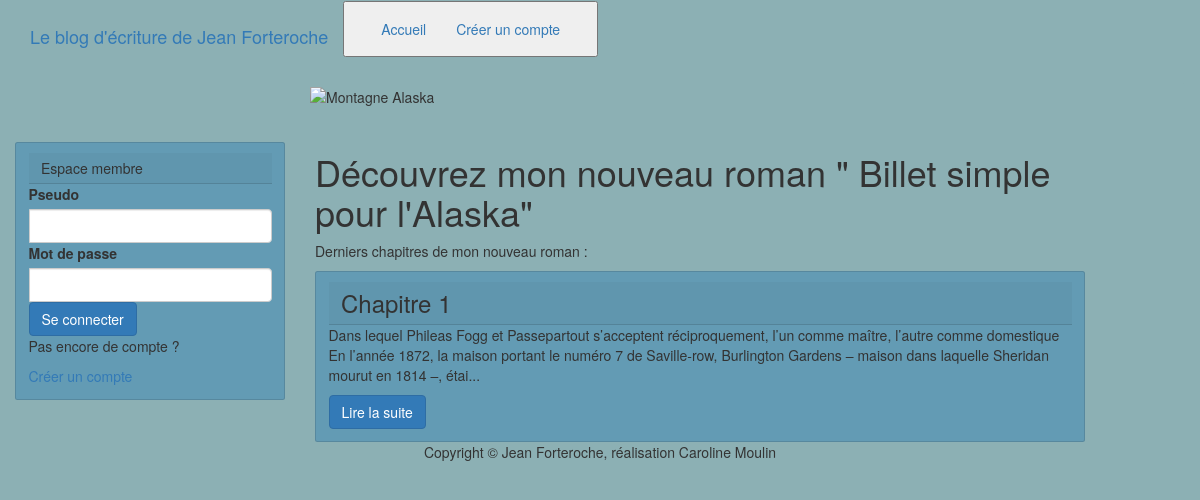
Before: / with the older database file.
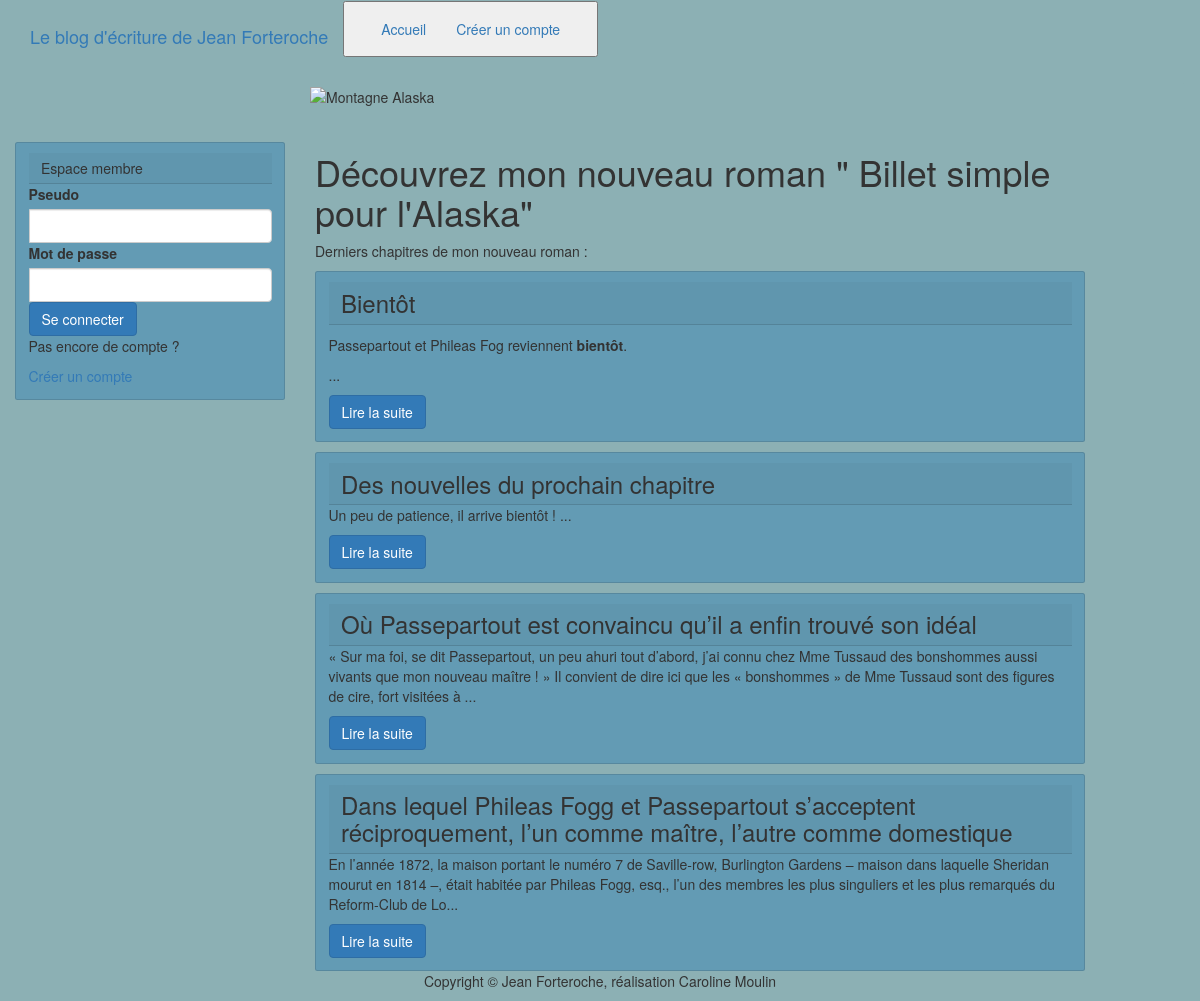
After: the same page with the newer database file.
### tables this page shows
CREATE TABLE IF NOT EXISTS `posts` (
  `id` int(11) NOT NULL AUTO_INCREMENT,
  `title` varchar(255) NOT NULL,
  `content` text NOT NULL,
  `creation_date` datetime NOT NULL,
  PRIMARY KEY (`id`)
);

### controller/frontend.php (called while the page is built, shortened)
<?php
require_once('model/PostManager.php');
function listPosts()
{
    $postManager = new PostManager();
    $posts = $postManager->getPosts();
    require('view/frontend/listPostsView.php');
}
        ?>

### model/PostManager.php (called while the page is built, shortened)
<?php
class PostManager extends Manager
{
    public function getPosts()
    {
        $db = $this->dbConnect();
        $posts = $db->query('SELECT id, title, content, LEFT(content, 250) AS post_summary, DATE_FORMAT(creation_date, \'%d/%m/%Y à %Hh%imin%ss\') AS creation_date_fr FROM posts ORDER BY creation_date DESC LIMIT 0, 5');
        return $posts;
    }
}

### view/frontend/listPostsView.php (the view, shortened to what this page needs)
    <h1>Découvrez mon nouveau roman " Billet simple pour l'Alaska"</h1>
    <p>Derniers chapitres de mon nouveau roman :</p>
<?php
while ($data = $posts->fetch())
{
    ?>
    <div class="card md-4">
        <div class="card-body">
            <h3 class="card-header"><?= htmlspecialchars($data['title']) ?></h3>
            <p class="card-text"><?= nl2br($data['post_summary'])?>...</p>
            <a href="index.php?action=post&amp;id=<?= $data['id'] ?>" class="btn btn-primary">Lire la suite</a>
        </div>
    </div>
    <?php
}
?>
<?php $content = ob_get_clean(); ?>
<?php require('view/frontend/template.php'); ?>

### index.php (shortened to what this page needs)
<?php
require('controller/frontend.php');
$accesdenied = 'Vous tentez d\'accéder à un espace réservé aux administrateurs !';
try {
    if (isset($_GET['action'])) {
        if ($_GET['action'] == 'listPosts') {
            listPosts();
            tronque();
        }
        elseif ($_GET['action'] == 'post') {
            if (isset($_GET['id']) && $_GET['id'] > 0) {
                post();
            }
            else {
                throw new Exception('Aucun identifiant de billet envoyé');
            }
        }
        elseif ($_GET['action'] == 'addComment') {
            if (isset($_GET['id']) && $_GET['id'] > 0) {
                if (!empty($_POST['member_id']) && !empty($_POST['comment'])) {
                    addComment($_GET['id'], $_POST['member_id'], $_POST['comment']);
                }
                else {
                    throw new Exception('Tous les champs ne sont pas remplis !');
                }
            }else{
                throw new Exception('Aucun identifiant de billet envoyé');
            }
        }
        elseif ($_GET['action'] == 'creationUser') {
            require('view/frontend/newAccountView.php');
        }
        elseif ($_GET['action'] == 'login'){
            if (isset($_POST['userPseudo']) && !empty($_POST['userPseudo']) && isset($_POST['userPass']) && !empty($_POST['userPass']))
            {
                verifyMember($_POST['userPass'], $_POST['userPseudo']);
            }else{
                throw new Exception('Tous les champs ne sont pas remplis');
            }
        }
        elseif ($_GET['action'] == 'creationUser') {
            require('view/frontend/newAcountView.php');
        }
        elseif ($_GET['action'] == 'addMember') {
            if (isset($_POST['pseudo']) && !empty($_POST['pseudo'])
                && isset($_POST['email']) && !empty($_POST['email'])
                && isset($_POST['pass']) && !empty($_POST['pass'])
                && isset($_POST['pass2']) && !empty($_POST['pass2']))
            {
                addMember($_POST['pseudo'], $_POST['email'], $_POST['pass'], $_POST['pass2']  );
            }else {
                throw new Exception('Tous les champs ne sont pas remplis');
            }
        }
        elseif($_GET['action'] == 'admin'){
            if(isset($_SESSION['userLevel']) && $_SESSION['userLevel'] == 'admin'){
                require('view/backend/adminPanelView.php');
            }else{
                throw new Exception($accesdenied);
            }
        }
        elseif($_GET['action'] == 'writeNewPost'){
            if(isset($_SESSION['userLevel']) && $_SESSION['userLevel'] == 'admin'){
                require('view/backend/newPostView.php');
            }else{
                throw new Exception($accesdenied);
            }
        }
        elseif($_GET['action'] == 'newPost'){
            if (!empty($_POST['content'])&& !empty($_POST['title'])){
                newPost($_POST['title'], $_POST['content']);
            }else {
                throw new Exception('Tous les champs ne sont pas remplis');
            }
        }
        elseif($_GET['action'] == 'managePosts'){
            if(isset($_SESSION['userLevel']) && $_SESSION['userLevel'] == 'admin'){
                listPostsBack();
            }else{
                throw new Exception($accesdenied);
            }
        }
        elseif ($_GET['action'] == 'editPostView') {
            if(isset($_SESSION['userLevel']) && $_SESSION['userLevel'] == 'admin'){
                if (isset($_GET['id']) && $_GET['id'] > 0) {
                    viewEditPost($_GET['id']);
                }else {
                    throw new Exception('Aucun chapitre à éditer !');
                }
            }else{
                throw new Exception($accesdenied);
            }
        }
        elseif($_GET['action'] == 'editPost'){
            if(isset($_SESSION['userLevel']) && $_SESSION['userLevel'] == 'admin'){
                if (isset($_GET['id']) && ($_GET['id'] > 0)){
                    editPost($_GET['id'], $_POST['title'], $_POST['content']);
                }else{
                    throw new Exception('Aucun id d\'article');
                }
            }else{
                throw new Exception($accesdenied);
            }
        }
        elseif($_GET['action'] == 'deletePost'){
            if(isset($_SESSION['userLevel']) && $_SESSION['userLevel'] == 'admin'){
                if(isset($_GET['id']) && $_GET['id'] > 0){
                    deletePost($_GET['id']);
                }else{
                    throw new Exception('Aucun id de chapitre');
                }
            }else{
                throw new Exception($accesdenied);
            }
        }
        elseif($_GET['action'] == 'manageComments'){
            if(isset($_SESSION['userLevel']) && $_SESSION['userLevel'] == 'admin'){
                listCommentsBack();
            }else{
                throw new Exception($accesdenied);
            }
        }
        elseif ($_GET['action'] == 'signal') {
            if (isset($_GET['id']) && $_GET['id'] > 0) {
                signalCom($_GET['id']);
            }else {
                throw new Exception('Aucun identifiant de commentaire envoyé');
            }
        }
        elseif ($_GET['action'] == 'editCommentView') {
            if (isset($_GET['id']) && $_GET['id'] > 0) {
                viewEditCom($_GET['id']);
            }else {
                throw new Exception('Aucun identifiant de commentaire envoyé');
            }
        }
        elseif($_GET['action'] == 'editComment'){
            if(isset($_SESSION['userLevel']) && $_SESSION['userLevel'] == 'admin'){
                if (isset($_GET['id']) && $_GET['id'] > 0){
                    editCom($_GET['id'], $_POST['comment'], $_POST['status']);
                }else{
                    throw new Exception('Aucun id de commentaire');
                }
            }else{
                throw new Exception($accesdenied);
            }
        }
        elseif($_GET['action'] == 'deleteComment'){
            if(isset($_SESSION['userLevel']) && $_SESSION['userLevel'] == 'admin'){
                if(isset($_GET['id']) && $_GET['id'] > 0){
                    deleteCom($_GET['id']);
                }else{
                    throw new Exception('Aucun id de chapitre');
                }
            }else{
                throw new Exception($accesdenied);
            }
        }
        elseif($_GET['action'] == 'manageUsers'){
            if(isset($_SESSION['userLevel']) && $_SESSION['userLevel'] == 'admin'){
                listUsers();
            }else{
                throw new Exception($accesdenied);
            }
        }
        elseif($_GET['action'] == 'deleteUser'){
            if(isset($_SESSION['userLevel']) && $_SESSION['userLevel'] == 'admin'){
                if(isset($_GET['id']) && $_GET['id'] > 0){
                    deleteUser($_GET['id']);
                }else{
                    throw new Exception('Aucun id de membre');
                }
            }else{
                throw new Exception($accesdenied);
            }
        }
        elseif ($_GET['action'] == 'logout'){
            logout();
        }
    }
    else {
        listPosts();
    }
}
catch(Exception $e) {
    ob_start();
    ?>
    <div id="errorPage">
        <p><?php  echo 'Erreur : ' . $accesdenied; ?></p>
        <p>Retour à <a href="index.php">l'accueil</a></p>
    </div>
    <?php
    $content = ob_get_clean();
    require('view/frontend/template.php');
}

### view/frontend/template.php (shortened to what this page needs)
<!DOCTYPE html>
<html>
<head>
    <link href="public/css/bootstrap.css" rel="stylesheet" />
</head>
<body>
<?php include("include/navbar.php"); ?>
    <div id="content" class="container-fluid">
        <div class="row">
            <div class="col-sm-12">
                <div class="thumbnail">
                    <img src="public/images/adventure-alaska.jpg" alt="Montagne Alaska" class="img-responsive">
                </div>
            </div>
        </div>
        <div class="row">
            <div class="col-sm-3">
                <div class="card my-4">
                    <div class="card-body">
                        <h5 class="card-header">Espace membre</h5>
                        <div class="input-group">
                            <?php include("include/authArea.php"); ?>
                        </div>
                    </div>
                </div>
            </div>
            <div class="col-offset-sm-1 col-sm-8">
                <?= $content ?>
            </div>
        </div>
    </div>
<?php include("include/footer.php"); ?>
</body>
</html>

### include/navbar.php (shortened to what this page needs)
<nav class="navbar navbar-expand-sm navbar-dark bg-dark fixed-top">
    <div class="container">
        <a class="navbar-brand" href="index.php">Le blog d'écriture de Jean Forteroche</a>
        <button class="navbar-toggler" type="button" data-toggle="collapse" data-target="#navbarResponsive" aria-controls="navbarResponsive" aria-expanded="false" aria-label="Toggle navigation">
        <div class="collapse navbar-collapse " id="navbarResponsive">
            <ul class="nav navbar-nav">
                <li class="active">
                    <a href="index.php">Accueil</a>
                </li>
                <li><a href="index.php?action=creationUser">Créer un compte</a></li>
            </ul>
        </div>
    </div>
</nav>

### include/authArea.php
<?php
if (isset($_SESSION['pseudo']))
{
    if($_SESSION['userLevel'] == 'admin' ){
        ?>
        Connecté en tant qu'administrateur :<strong> <?php echo htmlspecialchars($_SESSION['pseudo']);
    }else{
        ?></strong>
        Vous êtes connecté en tant que membre : <strong><?php echo htmlspecialchars($_SESSION['pseudo']);
    }
    ?></strong>
    <p><a href="index.php?action=logout">Se déconnecter</a></p>
    <?php
}
else{
    include('login.php');
    include('accountCreation.php');
}

### include/login.php
<form action="index.php?action=login" method="post">
    <div class="form-group">
        <label>Pseudo</label>
        <input class="form-control" type="text" id="pseudo" name="userPseudo" />
    </div>
    <div class="form-group">
        <label>Mot de passe</label>
        <input class="form-control" type="password" name="userPass"/>
    </div>
    <div>
        <button type="submit" class="btn btn-primary">Se connecter</button>
    </div>
</form>

### include/accountCreation.php
<div id="register">
    <p>Pas encore de compte ?</p>
    <a href="index.php?action=creationUser">Créer un compte</a>
</div>

### include/footer.php
<footer class="py-5 bg-dark">
    <div class="container">
        <p class="m-0 text-center text-white">Copyright &copy; Jean Forteroche, réalisation Caroline Moulin</p>
    </div>
</footer>

Changed rows visible on the page:
removed posts: title "Chapitre 1", post_summary "Dans lequel Phileas Fogg et Passepartout s’acceptent réciproquement, l’un comme maître, l’autre comme domestique En l’année 1872, la maison portant le numéro 7 de Saville-row, Burlington Gardens – maison dans laquelle Sheridan mourut en 1814 –, étai"
added posts: title "Bientôt", post_summary "Passepartout et Phileas Fog reviennent bientôt ."
added posts: title "Des nouvelles du prochain chapitre", post_summary "Un peu de patience, il arrive bientôt !"
added posts: title "Où Passepartout est convaincu qu’il a enfin trouvé son idéal", post_summary "« Sur ma foi, se dit Passepartout, un peu ahuri tout d’abord, j’ai connu chez Mme Tussaud des bonshommes aussi vivants que mon nouveau maître ! » Il convient de dire ici que les « bonshommes » de Mme Tussaud sont des figures de cire, fort visitées à"
added posts: title "Dans lequel Phileas Fogg et Passepartout s’acceptent réciproquement, l’un comme maître, l’autre comme domestique", post_summary "En l’année 1872, la maison portant le numéro 7 de Saville-row, Burlington Gardens – maison dans laquelle Sheridan mourut en 1814 –, était habitée par Phileas Fogg, esq., l’un des membres les plus singuliers et les plus remarqués du Reform-Club de Lo"
